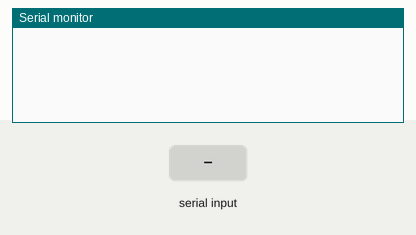
Recording of a sketch running on a simulated Arduino Uno, built with avr-gcc and run on an emulated ATmega328P. On the bench: the last lines printed to the serial monitor. The test bench sets the inputs (shaded band).

Above: at 1.2 s.
1.3 s: "A" received over Serial
At 2.4 s:
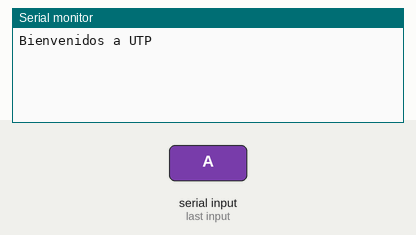
2.8 s: "B" received over Serial
At 3.6 s:
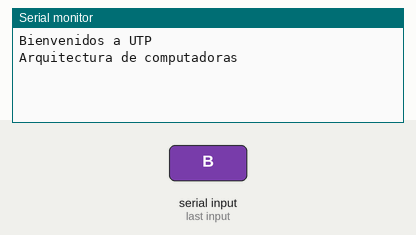
4.3 s: "C" received over Serial
At 4.7 s:
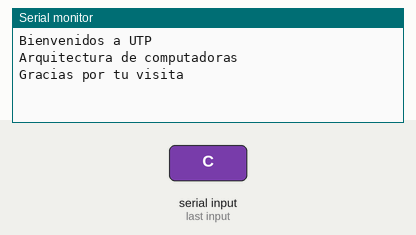

The sketch:

MENSAJES_PRESIONANDO_LETRAS.ino
```cpp
/*Mostrar en consola lo siguiente:
En caso de enviar:
• “A” emitir un mensaje (bienvenidos a
UTP)
• “B” emitir un mensaje (Arquitectura de
computadora).
• “C” emitir un mensaje (Gracias por tu
visita).*/

int tecla;
void setup() {
  // put your setup code here, to run once:
  Serial.begin(9600);
}

void loop() {
  // put your main code here, to run repeatedly:
  if(Serial.available()>0){
      tecla=Serial.read();
      if(tecla=='A'){
        Serial.println("Bienvenidos a UTP");
        }
      if(tecla=='B'){
        Serial.println("Arquitectura de computadoras");
        }
      if(tecla=='C'){
        Serial.println("Gracias por tu visita");
        }
      }
}
```

Measured:
- after the input at 1.3 s, the serial monitor: prints a new line at once (image 1)
- after the input at 2.8 s, the serial monitor: prints a new line at once (image 2)
- after the input at 4.3 s, the serial monitor: prints a new line at once (image 3)
